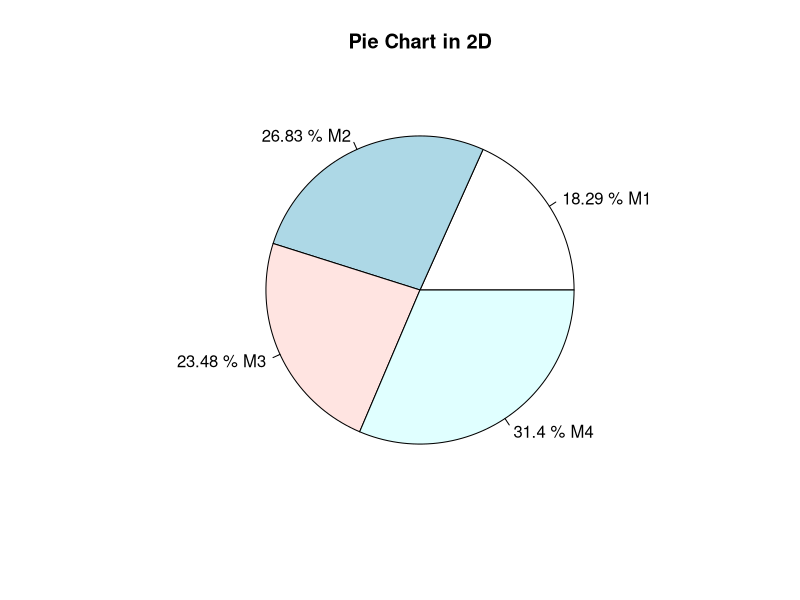

Write the R code that produced this figure.
x=c(5, 5, 1, 2, 5, 4, 5, 1, 5, 4, 4, 5, 4, 5, 4, 5, 5, 3, 4, 1, 4, 3, 4, 1, 5, 1, 5, 5, 5, 5, 1, 3, 1, 4, 4, 5, 5, 3, 3, 1, 3, 3, 1, 5, 4, 2, 3, 4, 2, 2, 5, 3, 3, 5, 2, 2, 4, 3, 1, 4, 3, 4, 3, 5, 1, 2, 4, 4, 1, 1, 5, 4, 4, 2, 1, 4, 4, 2, 5, 3, 2, 1, 4, 3, 4, 2, 2, 2, 2, 5, 4, 1, 4, 5, 3, 3, 2, 5, 3, 2, 4, 2, 3, 1, 3, 1, 1, 1, 5, 4, 5, 3, 3, 3, 3, 4, 1, 4, 2, 5, 1, 1, 5, 4, 4, 4, 3, 4, 5, 5, 5, 3, 4, 1, 3, 5, 5, 4, 1, 5, 1, 5, 3, 3, 2, 5, 3, 2, 2, 3, 5, 5, 2, 3, 2, 4, 3, 5, 4, 1, 5, 3, 5, 2, 5, 5, 5, 1, 3, 2, 5, 3, 5, 1, 3, 4, 3, 1, 5, 5, 2, 4, 1, 5, 4, 5, 3, 1, 1, 5, 3, 5, 5, 5, 4, 3, 1, 5, 1, 2, 3, 5, 5, 3, 4, 2, 2, 5, 1, 5, 5, 4, 4, 3, 1, 3, 1, 2, 5, 1, 1, 3, 3, 5, 1, 3, 3, 3, 1, 1, 3, 1, 3 , 5, 2, 3, 2, 2, 4, 4, 4, 4, 3, 2, 4, 3, 1, 3, 2, 3, 1, 5, 4, 3, 5, 2, 5, 5, 3, 5, 5, 2, 5, 5, 4, 5, 1, 1, 3, 5, 5, 2, 4, 5, 3, 1, 2, 3, 1, 1, 5, 4, 5, 5, 1, 5, 4, 3, 1, 5, 3, 1, 3, 5, 4, 4, 2, 2, 1, 1, 1, 3, 1, 5, 3, 2, 3, 4, 2, 2, 2, 3, 2, 5, 3, 3, 2, 1, 2, 5, 4, 5, 2, 4, 5, 1, 1, 4, 1, 4, 1, 3, 4, 4, 2, 5, 3, 5, 5, 3, 3, 3, 2, 5, 1, 5, 2, 5, 2, 4, 4, 3, 1, 3, 1, 1, 4, 2, 3, 3, 3, 5, 2, 1, 3, 1, 5, 1, 1, 3, 4, 5, 4, 5, 4, 3, 4, 5, 4, 5, 3, 4, 4, 2, 3, 1, 4, 5, 2, 2, 4, 2, 3, 4, 5, 2, 5, 5, 3, 4)
print(x)
length(x)
range(x)
bins=seq(1,5,by=1)
print(bins)
CI=cut(x,bins,right="True")
print(CI)
T=table(CI)
print(T)
p=round(T/sum(T)*100,2)
p
labels=c("M1","M2","M3","M4","M5")
l=paste(p,"%",labels)
PIE=pie(T,l,main="Pie Chart in 2D")
